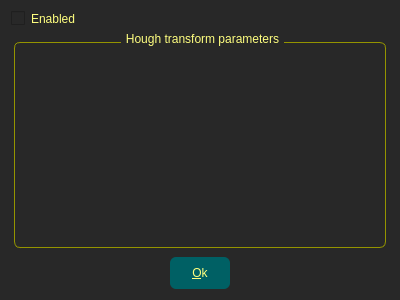
<?xml version="1.0" encoding="UTF-8"?>
<ui version="4.0">
 <author>Giuseppe Massimo Bertani</author>
 <class>afHasHead</class>
 <widget class="QDialog" name="afHasHead">
  <property name="windowModality">
   <enum>Qt::WindowModal</enum>
  </property>
  <property name="geometry">
   <rect>
    <x>0</x>
    <y>0</y>
    <width>400</width>
    <height>300</height>
   </rect>
  </property>
  <property name="minimumSize">
   <size>
    <width>400</width>
    <height>300</height>
   </size>
  </property>
  <property name="windowTitle">
   <string>HasHead  attribute filter parameters</string>
  </property>
  <property name="windowIcon">
   <iconset resource="ebrow.qrc">
    <normaloff>:/xpm32</normaloff>:/xpm32</iconset>
  </property>
  <property name="styleSheet">
   <string notr="true">/******************************************************************************

    Echoes Data Browser (Ebrow) is a data navigation and report generation
    tool for Echoes.
    Echoes is a RF spectrograph for SDR devices designed for meteor scatter.
    
    Both copyright (C) 2018-2023
    Giuseppe Massimo Bertani gm_bertani(a)yahoo.it

    This program is free software: you can redistribute it and/or modify
    it under the terms of the GNU General Public License as published by
    the Free Software Foundation, version 3 of the License.

    This program is distributed in the hope that it will be useful,
    but WITHOUT ANY WARRANTY; without even the implied warranty of
    MERCHANTABILITY or FITNESS FOR A PARTICULAR PURPOSE.  See the
    GNU General Public License for more details.

    You should have received a copy of the GNU General Public License
    along with this program.  If not, http://www.gnu.org/copyleft/gpl.html


********************************************************************************/

/* default colors and font for all the widgets */
QWindow {

    border-radius: 6px; 
    border: 1px solid rgb(127, 127, 127);
} 

QMessageBox {

    border-radius: 6px; 
    border: 0px solid rgb(127, 127, 127);
} 

QWidget, QWidget * {
    background-color: rgb(40, 40, 40);
    font: 87 8pt &quot;Gauge&quot;;
    color:rgb(255, 255, 127);
    border-radius: 6px; 
    border: 0px solid rgb(40, 40, 40); /* invisible border */
} 

QWidget::disabled {
    background-color: rgb(40, 40, 40);
    font: 8pt &quot;Gauge&quot;;
    color:rgb(127, 127, 127);
    border-radius: 6px;
    border: 1px solid rgb(127, 127, 127); /* visible border */
}


QTabWidget, QGroupBox {
    background-color: rgb(40, 40, 40);
    color:rgb(255, 255, 127);
    border-radius: 6px; 
    border: 1px solid rgb(148, 148, 0);  /* yellow border */
    margin: 3px;
}

QListWidget, QListView, QTableView, QTableWidget, QScrollArea {
    border: 1px solid rgb(148, 148, 0);  /* yellow border */
     show-decoration-selected: 1; 		 /* make the selection span the entire width of the view */

}

QCheckBox:disabled {
	border: none;
}

QCheckBox:enabled {
	border: yellow;
}

QLabel {
	margin: 0 0;
}

QLabel:disabled {
	border: none;
}


QListWidget::item:selected:active {
    color: black;
	font-weight: bold;
    background-color: yellow;
}

QListWidget::item:selected:!active  {
    color:rgb(255, 255, 127);
    background-color: green; /*rgb(40, 40, 40);*/
	font-weight: normal;
}

QListWidget::item:normal  {
    color:rgb(255, 255, 127);
    background-color: rgb(40, 40, 40);
	font-weight: normal;
}


QTableView, QTableWidget {
    alternate-background-color: rgb(60, 60, 60);
    color:rgb(255, 255, 127);
    gridline-color:  rgb(156, 156, 156);
    border-radius: 4px;
}

QGroupBox, QLabel {
    margin-top: 10px;
    
}

QTabBar::tab {
    background: rgb(0, 96, 100);
    min-width: 120px;
}

QTabBar::tab:disabled {
    color: grey;
    background: rgb(34, 34, 51);
}

QTabBar::tab:enabled {
    background: rgb(34, 34, 51);
}

QTabBar::tab:selected {
    background: rgb(0, 96, 250);
}

QHeaderView::section {
     background-color:  rgb(230, 230, 230);
     color: rgb(20, 20, 20);
} 

QGroupBox::title {
    subcontrol-origin: margin;
    subcontrol-position: top center; /* position at the top center */
    padding: 0 3px;
}

/* personalization for input widgets */
QLineEdit, QPlainTextEdit, QDateTimeEdit, QAbstractSpinBox, QComboBox, QLCDNumber {
    background-color: rgb(10, 10, 10); 
    color: rgb(0, 255, 0);
    selection-background-color: rgb(85, 85, 255);
    selection-color: rgb(0, 255, 255);
    border-radius: 6px; 

}

/* tooltips cannot be tuned by QtDesigner, it must be done explicitly by application */
QToolTip {
    background: blue;
    color: yellow;
    border: 1px;
    font: 8pt &quot;Arial&quot;;
}

QPushButton {
    background-color:  rgb(0, 96, 100);
    min-height: 20px;
    min-width: 60px;
    text-align: center;
}

QToolButton {
    background-color:  rgb(0, 96, 100);
    min-height: 24px;
    min-width: 32px
}

QPushButton::pressed {
    background-color:  red;
    min-height: 24px;
    min-width: 32px
}

QToolButton::pressed {
    background-color:  red;
    min-height: 24px;
    min-width: 32px
}








/*
QSlider::groove:vertical {
    background: black;
    position: absolute;
    left: 2px; right: 2px;
}



QSlider::handle:vertical {
    height: 20px;
    width: 30px;
    background: qlineargradient(x1:0, y1:0, x2:3, y2:1, stop:0 grey, stop:1 white);
    margin: 0 -20px; 
    border: 2px  qlineargradient(x1:0, y1:0, x2:3, y2:1, stop:0 white, stop:1 grey);
    border-radius: 4px;
}

QSlider::groove:horizontal {
    background: black;
    position: absolute;
    top: 1px; bottom: 1px;
}
*/
QSlider::handle:horizontal {
    height: 30px;
    width: 20px;
    background: qlineargradient(x1:0, y1:0, x2:3, y2:1, stop:0 grey, stop:1 white);
    margin: 0 -20px; /* expand outside the groove */
    border: 2px  qlineargradient(x1:0, y1:0, x2:3, y2:1,  stop:0 white, stop:1 grey);
    border-radius: 4px;
}
</string>
  </property>
  <property name="sizeGripEnabled">
   <bool>true</bool>
  </property>
  <property name="modal">
   <bool>true</bool>
  </property>
  <layout class="QVBoxLayout" name="verticalLayout" stretch="1,8,2">
   <item>
    <widget class="QCheckBox" name="chkEnabled">
     <property name="toolTip">
      <string>Enable this filter to allow parameters changing</string>
     </property>
     <property name="text">
      <string>Enabled</string>
     </property>
    </widget>
   </item>
   <item>
    <widget class="QGroupBox" name="grpHough">
     <property name="title">
      <string>Hough transform parameters</string>
     </property>
    </widget>
   </item>
   <item>
    <layout class="QHBoxLayout" name="horizontalLayout">
     <item>
      <spacer name="horizontalSpacer">
       <property name="orientation">
        <enum>Qt::Horizontal</enum>
       </property>
       <property name="sizeHint" stdset="0">
        <size>
         <width>40</width>
         <height>20</height>
        </size>
       </property>
      </spacer>
     </item>
     <item>
      <widget class="QPushButton" name="pbOk">
       <property name="minimumSize">
        <size>
         <width>60</width>
         <height>20</height>
        </size>
       </property>
       <property name="maximumSize">
        <size>
         <width>200</width>
         <height>32</height>
        </size>
       </property>
       <property name="toolTip">
        <string>Press here to close the dialog</string>
       </property>
       <property name="text">
        <string>&amp;Ok</string>
       </property>
       <property name="icon">
        <iconset>
         <normaloff>resources/icons/mail-filters-apply.png</normaloff>resources/icons/mail-filters-apply.png</iconset>
       </property>
      </widget>
     </item>
     <item>
      <spacer name="horizontalSpacer_2">
       <property name="orientation">
        <enum>Qt::Horizontal</enum>
       </property>
       <property name="sizeHint" stdset="0">
        <size>
         <width>40</width>
         <height>20</height>
        </size>
       </property>
      </spacer>
     </item>
    </layout>
   </item>
  </layout>
 </widget>
 <resources>
  <include location="ebrow.qrc"/>
 </resources>
 <connections/>
 <designerdata>
  <property name="gridDeltaX">
   <number>20</number>
  </property>
  <property name="gridDeltaY">
   <number>20</number>
  </property>
  <property name="gridSnapX">
   <bool>true</bool>
  </property>
  <property name="gridSnapY">
   <bool>true</bool>
  </property>
  <property name="gridVisible">
   <bool>true</bool>
  </property>
 </designerdata>
</ui>
